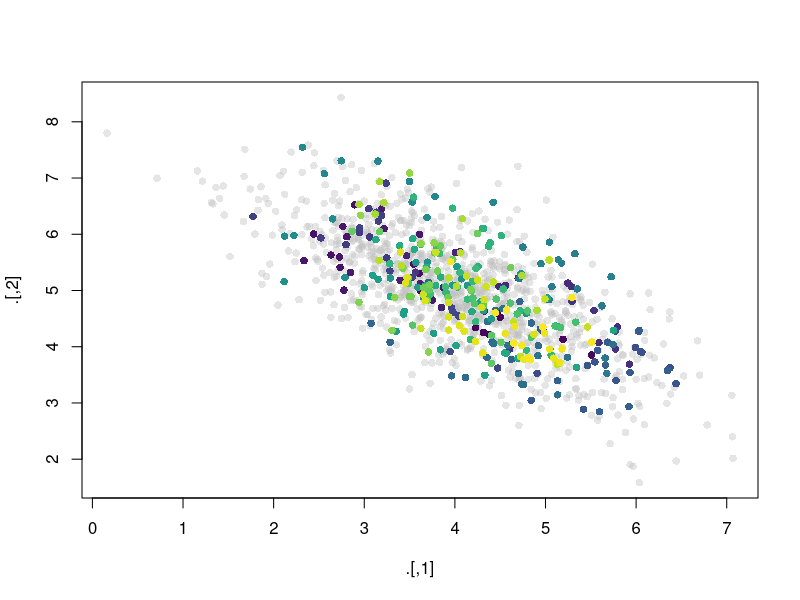

Recreate this plot in R.
library(tidyverse)
library(viridisLite)
library('mvtnorm')
mu <- c(4,5); sigma <- c(1,-0.7,-0.7,1) %>% matrix(., nrow=2, byrow=T)
m_mat <- c(1,0,0,1) %>% matrix(., nrow=2, byrow=T)

gradient <- function(x_vec){
  return(solve(sigma)%*%(x_vec - mu))
}

50*50

leap_frog <- function(starting_x,starting_mom, step_size, L){
  momentum <- starting_mom
  curr_step <- 0
  curr_x <- starting_x
  for (i in 1:L){
    mom_half <- momentum + (step_size / 2) * gradient(curr_x)
    curr_x <- curr_x + step_size*(m_mat %*% mom_half)
    momentum <- mom_half + (step_size / 2) * gradient(curr_x)
    curr_step <- curr_step + step_size
  }
  return(cbind(curr_x, momentum))
}


hmc_step <- function(starting_x, step_size, L){
  starting_mom <- rmvnorm(n=1, mean=c(0,0)) %>% t()
  proposed_mat <- leap_frog(starting_x, starting_mom, step_size, L)
  alpha_log <- dmvnorm(proposed_mat[,1], mean=mu, sigma=sigma, log = T) + 
    dmvnorm(proposed_mat[,2], mean=c(0,0), log=T) - 
    (dmvnorm(starting_x, mean=mu, sigma=sigma, log = T) + 
       dmvnorm(t(starting_mom), mean=c(0,0), log=T))
  if(runif(1) < exp(alpha_log)){
    return(proposed_mat[,1])
  }
  else{
    starting_x
  }
}

hmc <- function(starting_x, step_size, L, chain_length, n_burn=500){
  path <- matrix(NA, ncol=2, nrow=chain_length + 1 + n_burn)
  path[1,] <- starting_x
  for (i in 1:(chain_length+n_burn)){
    path[i+1,] <- hmc_step(path[i,], step_size, L)
  }
  return(path[-(1:n_burn),])
}

base_plot <- rmvnorm(1e3, mu, sigma)

chain <- hmc(c(4,5), 0.01, 100, 1e3) 
(chain[-nrow(chain),] != lead(chain)[-nrow(chain),]) %>% sum(.) %>% `/`(2) %>% `/`(nrow(chain))

base_plot %>% plot(.,col=adjustcolor('grey',0.4), pch=16)
hmc(c(0,8), 0.01, 60, 1e3) %>% points(., col=viridis(nrow(.)), pch=16)




library(ggplot2)
library(gganimate)
p <- ggplot(iris, aes(x = Petal.Width, y = Petal.Length)) + 
  geom_point()
anim <- p + 
  transition_states(Species,
                    transition_length = 2,
                    state_length = 0.1)


ggplot(iris, aes(x = Petal.Width, y = Petal.Length)) + 
  geom_point(aes(group = seq_along(Species))) + 
  transition_states(Species,
                    transition_length = 2,
                    state_length = 1)
faithfuld |> View()

c_y <- c(-0.08688898675237944,-0.012303916979681433,3.7790386747278126,-3.1932757403901597)
p_y <- c(-0.08869440776364163,2.3982243506341403,3.3459728131191135,-3.334587010987924)
c_m <- c(0.01872290999106177,2.2336461842771196,-1.105737519201798,0.4463573083117613)
p_m <- c(-0.022563483823720868,2.7811288283299387,0.19109314120911625,-0.7399761446777857)

mu <- c(0.00005019010633364083,-0.000027628767930417268,1.5767045643321986,-0.8679480416554808)
cov <- c(2.0999999993836664,0.0012268535374577085,0.001207491580609006,0.0000021720111752035256,0.0012268535374577085,2.099999999887107,0.0000021720111752035273,0.0012233069922560425,0.001207491580609006,0.0000021720111752035273,1.4917523447021037,0.04581763628862271,0.0000021720111752035256,0.0012233069922560425,0.04581763628862271,1.9885879474185106)
cov_mat <- matrix(cov, nrow=4, ncol=4, byrow = T)


(dmvnorm(p_y, mean=mu, sigma=cov_mat, log = T) + dmvnorm(p_m, mean=rep(0,4), sigma=diag(4), log = T)) - 
  (dmvnorm(c_y, mean=mu, sigma=cov_mat, log = T) + dmvnorm(c_m, mean=rep(0,4), sigma=diag(4), log = T))
  
solve(cov_mat) %*% (c_y - mu)
